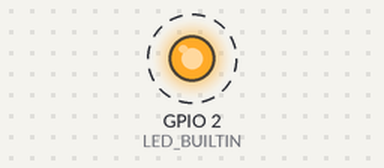
Simulated run of this sketch. Board: ESP32. Parts: output pins drawn as LEDs (lit = HIGH). Dashed ring = blinking. What the sketch prints to the serial monitor is not drawn.

Above: at 0.5 s.
Timing chart, 0 to 4.6 s (numbered marks = the images above):
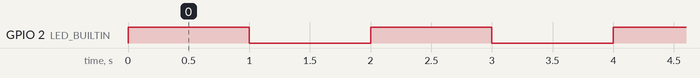

The sketch:

blink.ino
```cpp
#include <Arduino.h>

void setup() {
  Serial.begin(115200);
  Serial.println("start...");
  pinMode(LED_BUILTIN, OUTPUT);
}
void loop() {
  digitalWrite(LED_BUILTIN,HIGH);
  Serial.println("ON...");
  delay(1000);
  digitalWrite(LED_BUILTIN,LOW);
  Serial.println("OFF...");
  delay(1000);
}
```

Measured:
- by itself, GPIO 2 (LED_BUILTIN): alternates HIGH for 1.0 s and LOW for 1.0 s
